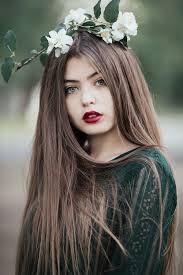
#> input picture images.jpg, 183 x 275 px, found by its file name
$ python findFingleDemo_20231228172703.py
#> lines starting #> are read from the running program, lines starting #| are printed output that depends on the picture; after the words box and inside, x2 and y2 are one past the last pixel; in counts of white or black regions, pixels touching at a corner belong together
import cv2

# Đường dẫn đến ảnh cần xử lý
image_path = "images.jpg"

# Đọc ảnh từ đường dẫn
img = cv2.imread(image_path)
#> img is the input picture: shape (275, 183, 3); mean B, G, R 94.2, 102.3, 104.7

# Chuyển đổi ảnh sang ảnh thang độ xám
gray = cv2.cvtColor(img, cv2.COLOR_BGR2GRAY)
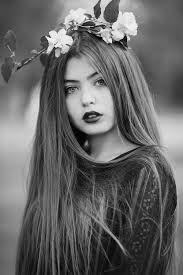
#> gray: shape (275, 183); min 0, max 254, mean 102.1

# Áp dụng phương pháp Canny để phát hiện cạnh
edges = cv2.Canny(gray, 100, 200)
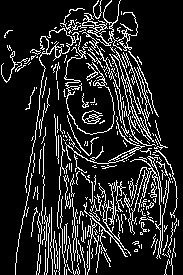
#> edges: shape (275, 183); 15% white in thin lines or dots

# Tìm đường viền trong ảnh
contours, _ = cv2.findContours(edges, cv2.RETR_EXTERNAL, cv2.CHAIN_APPROX_SIMPLE)
#> contours = 232 contours, 214 with area under 20; largest, box (x1, y1, x2, y2) and area: (82, 0, 138, 51) 410, (112, 48, 156, 146) 404, (65, 116, 145, 164) 170, (123, 156, 171, 259) 144, (25, 28, 79, 193) 110

# Vẽ đường viền lên ảnh gốc
img_with_contours = img.copy()
cv2.drawContours(img_with_contours, contours, -1, (0, 255, 0), 2)
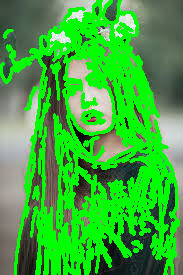
#> img_with_contours: shape (275, 183, 3); mean B, G, R 57.1, 172.5, 61.6

# Hiển thị ảnh với đường viền
cv2.imshow('Image with Contours', img_with_contours)
cv2.waitKey(0)
cv2.destroyAllWindows()
